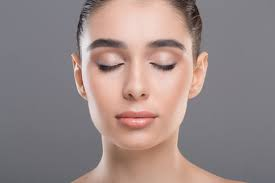
#> input picture test_image_3.jpg, 275 x 183 px
$ python -i preprocessing.py   (imports and definitions only)
#> lines starting #> are read from the running program, lines starting #| are printed output that depends on the picture
#> further down, picture is the input picture: shape (183, 275, 3); mean B, G, R 134.4, 136.3, 152.4
"""
RGB to Infrared-like Preprocessing Pipeline
Converts RGB webcam/upload images to match infrared training data distribution.
"""

import cv2
import numpy as np


def rgb_to_infrared_preprocessing(rgb_image: np.ndarray) -> np.ndarray:
    """
    Convert RGB webcam/upload to infrared-like appearance.
    MUST apply before inference on ANY real-time input.

    Args:
        rgb_image: BGR image from OpenCV (webcam/upload)

    Returns:
        infrared_like: Preprocessed image matching training distribution
    """
    # Step 1: Convert to grayscale
    if len(rgb_image.shape) == 3 and rgb_image.shape[2] == 3:
        gray = cv2.cvtColor(rgb_image, cv2.COLOR_BGR2GRAY)
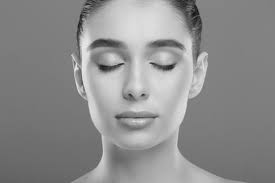
#> gray: shape (183, 275); min 18, max 237, mean 140.9
    else:
        gray = rgb_image

    # Step 2: Histogram equalization (match infrared contrast)
    equalized = cv2.equalizeHist(gray)
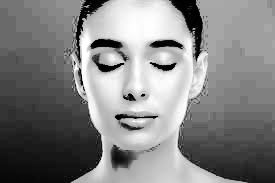
#> equalized: shape (183, 275); min 0, max 255, mean 130

    # Step 3: Slight blur (simulate infrared sensor characteristics)
    blurred = cv2.GaussianBlur(equalized, (3, 3), 0)
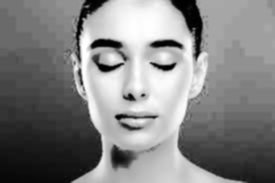
#> blurred: shape (183, 275); min 0, max 255, mean 130

    # Step 4: Brightness/contrast adjustment for infrared simulation
    alpha = 1.2  # Contrast control
    beta = 10    # Brightness control
    adjusted = cv2.convertScaleAbs(blurred, alpha=alpha, beta=beta)
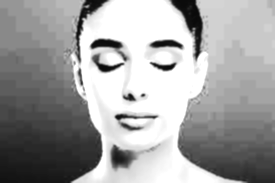
#> adjusted: shape (183, 275); min 10, max 255, mean 160

    # Step 5: Convert back to 3-channel (model expects RGB format)
    infrared_like = cv2.cvtColor(adjusted, cv2.COLOR_GRAY2BGR)

    return infrared_like


# [62 lines left out: functions preprocess_for_model, preprocess_for_efficientnet, preprocess_batch, not called in this run]

>>> import cv2
>>> picture = cv2.imread('../../test_image_3.jpg')
>>> result = rgb_to_infrared_preprocessing(picture)

$ run again, on test_image_5.jpg
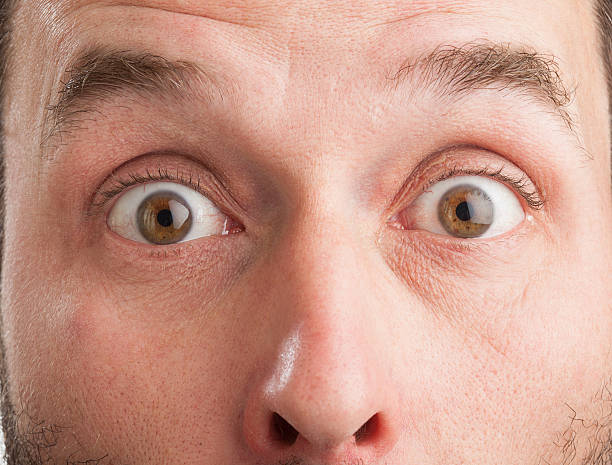
#> input picture test_image_5.jpg, 612 x 465 px
#> picture is the input picture: shape (465, 612, 3); mean B, G, R 136, 151.5, 199.5
#> in rgb_to_infrared_preprocessing, `equalized = cv2.equalizeHist(gray)`:
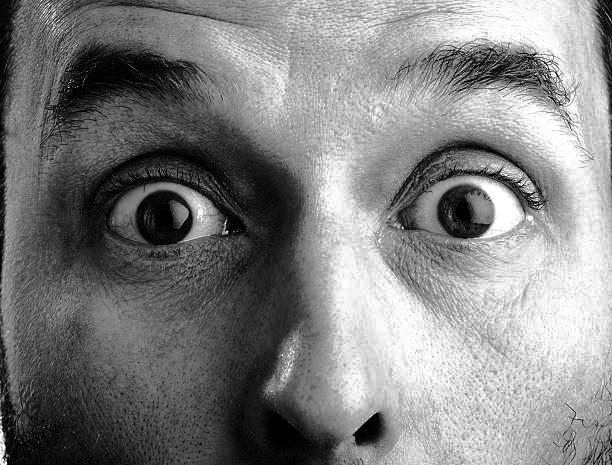
#> equalized: shape (465, 612); min 0, max 255, mean 128.4
#> in rgb_to_infrared_preprocessing, `adjusted = cv2.convertScaleAbs(blurred, alpha=alpha, beta=beta)`:
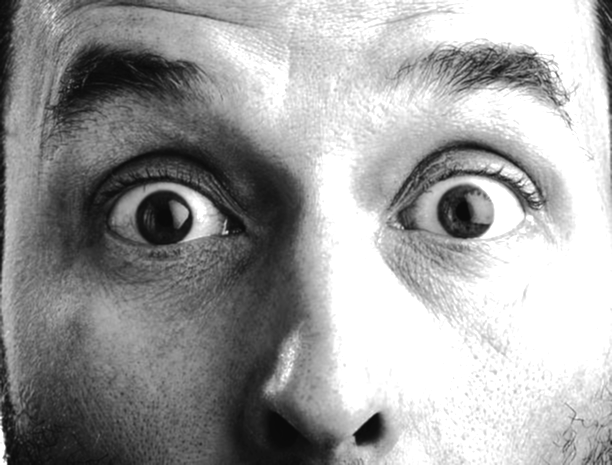
#> adjusted: shape (465, 612); min 10, max 255, mean 158.3

$ run again, on test_image_6.jpg
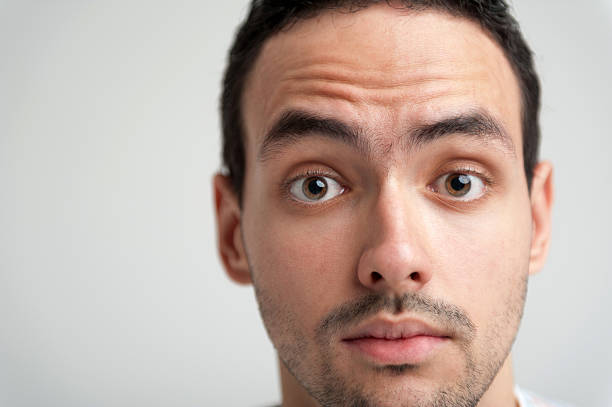
#> input picture test_image_6.jpg, 612 x 407 px
#> picture is the input picture: shape (407, 612, 3); mean B, G, R 165.5, 174.1, 192.4
#> in rgb_to_infrared_preprocessing, `equalized = cv2.equalizeHist(gray)`:
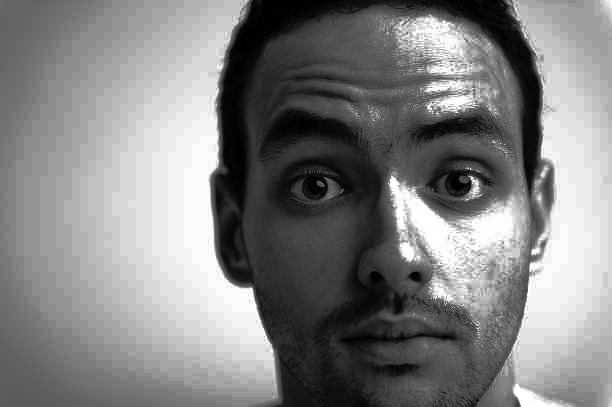
#> equalized: shape (407, 612); min 0, max 255, mean 129.7
#> in rgb_to_infrared_preprocessing, `adjusted = cv2.convertScaleAbs(blurred, alpha=alpha, beta=beta)`:
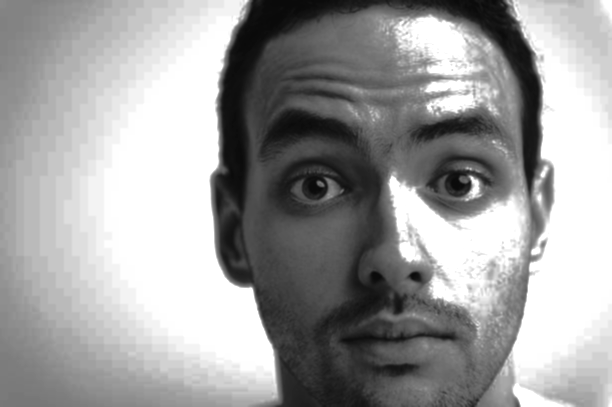
#> adjusted: shape (407, 612); min 10, max 255, mean 158.8
